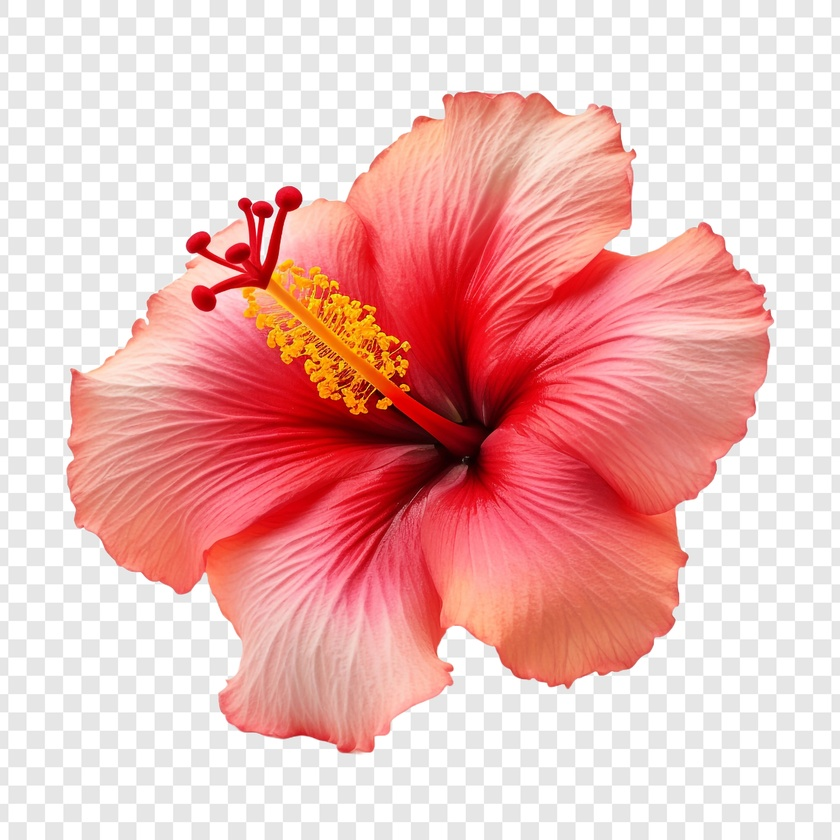
%> input picture Semester_VI/cse_3213/img/hibiscus_flower.jpg, 840 x 840 px, shrunk from 2500 x 2500 before the run
$ octave lab2_2_binary_conversion.m   (GNU Octave 9; MATLAB toolbox functions it lacks are replaced by stand-ins)
%> lines starting %> are read from the running program, lines starting %| are printed output that depends on the picture; in (x1, y1, x2, y2) boxes, pixels count from 0 and x2, y2 are one past the last pixel; in counts of white or black regions, pixels touching at a corner belong together; the program's own positions count from 1
%img read
originalImg = imread('img\hibiscus_flower.jpg');
%> originalImg is the input picture: size 840x840x3 uint8; mean R, G, B 235.9, 184.9, 182.2

%img display
figure;
subplot(4,3,1);
imshow(originalImg);
title('Original Image');
disp('Original color image display done');

gray_img = rgb2gray(originalImg);
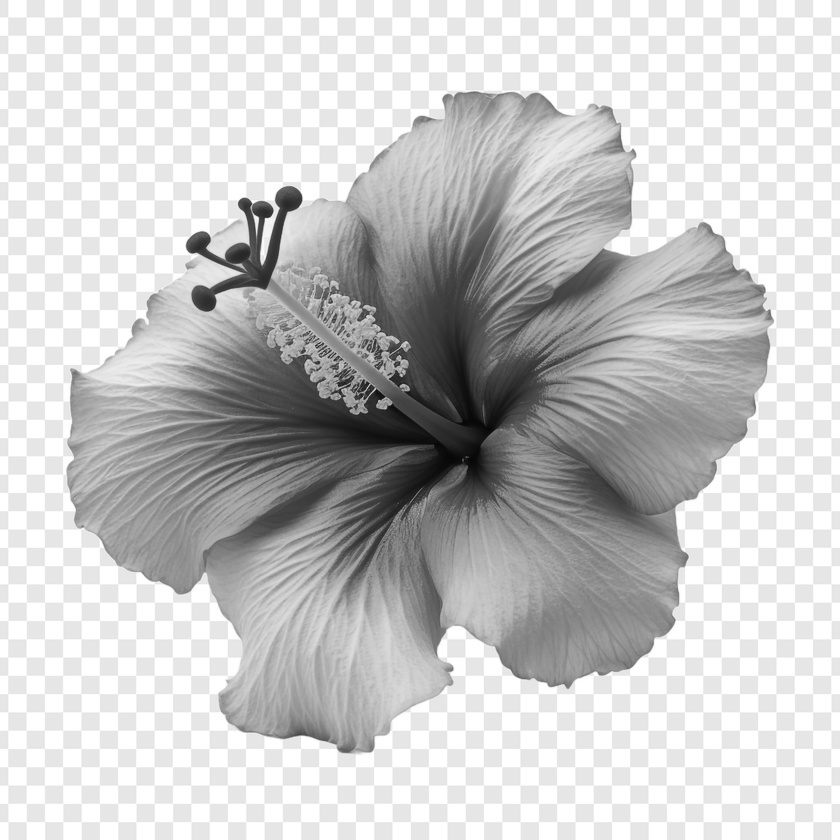
%> gray_img: size 840x840 uint8; min 5, max 255, mean 199.8
subplot(4,3,2);s
%> (this line was passed over: s is not available in this run)
imshow(gray_img);
title('Gray Image');

%-----RGB to binary-----

threshold1 = 128;  % Mid-range value
binary_img1 = rgb2gray(originalImg) > threshold1;
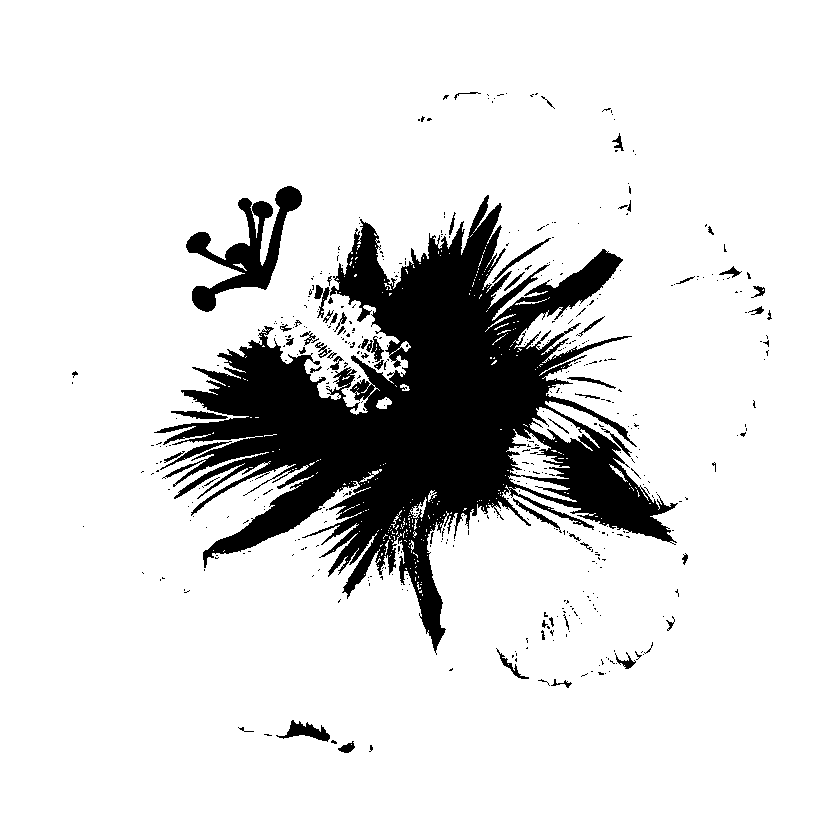
%> binary_img1: size 840x840 logical; 86.8% white; 485 black regions (424 under 20 px), largest, box (x1, y1, x2, y2) and area: (154, 195, 678, 655) 82310, (186, 186, 302, 312) 4655, (276, 720, 330, 742) 503
subplot(4,3,4);
imshow(binary_img1);
title('RGB to binary -> Mid-range');

threshold2 = 0.7 * max(originalImg(:));  % 70% of max intensity
%> threshold2 = 179
binary_img2 = rgb2gray(originalImg) > threshold2;
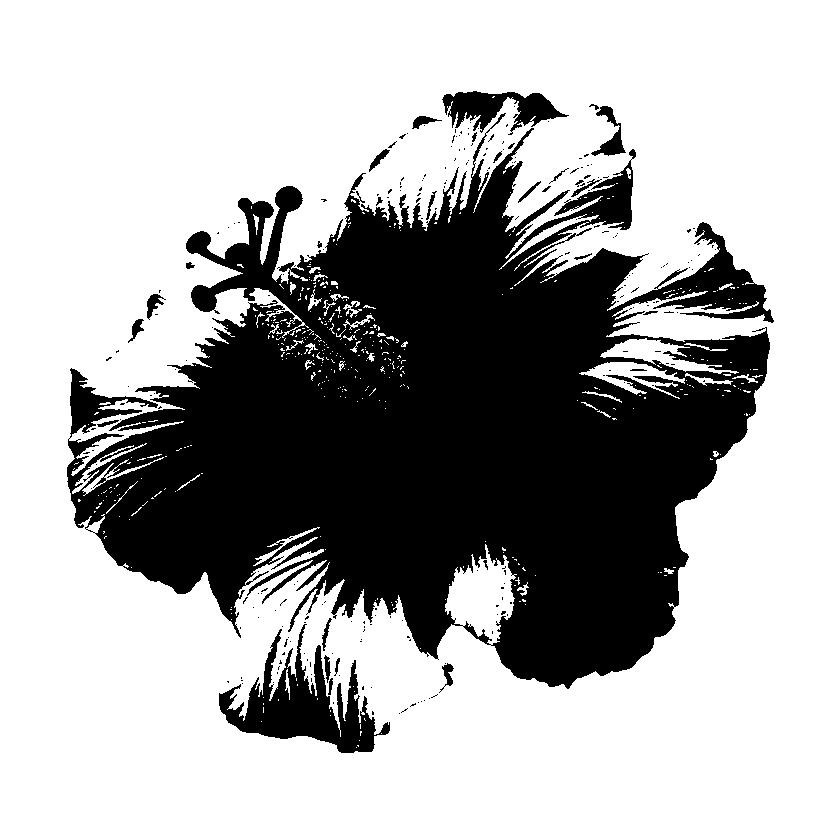
%> binary_img2: size 840x840 logical; 67.9% white; 247 black regions (217 under 20 px), largest, box (x1, y1, x2, y2) and area: (67, 113, 774, 689) 212464, (219, 624, 390, 753) 8144, (442, 91, 569, 135) 2678
subplot(4,3,5);
imshow(binary_img2);
title('70%');

threshold3 = mean(originalImg(:)); %mean intensity threshold
%> threshold3 = 201
binary_img3 = rgb2gray(originalImg) > threshold3;
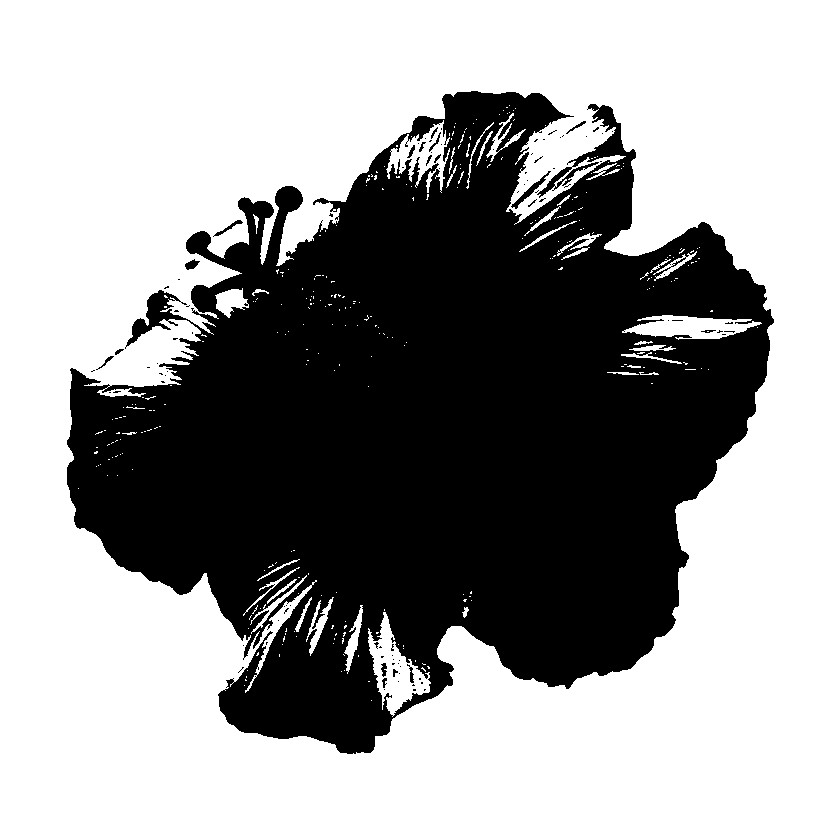
%> binary_img3: size 840x840 logical; 60.9% white; 99 black regions (81 under 20 px), largest, box (x1, y1, x2, y2) and area: (67, 91, 774, 754) 274711, (511, 171, 551, 209) 229, (213, 220, 243, 237) 98
subplot(4,3,6);
imshow(binary_img3);
title('mean');

%-----Grey to  binary-----
%Grey to binary using threshold

%fixed threshold
threshold = 150;  % Experiment with values
binary_fixed = gray_img > threshold;
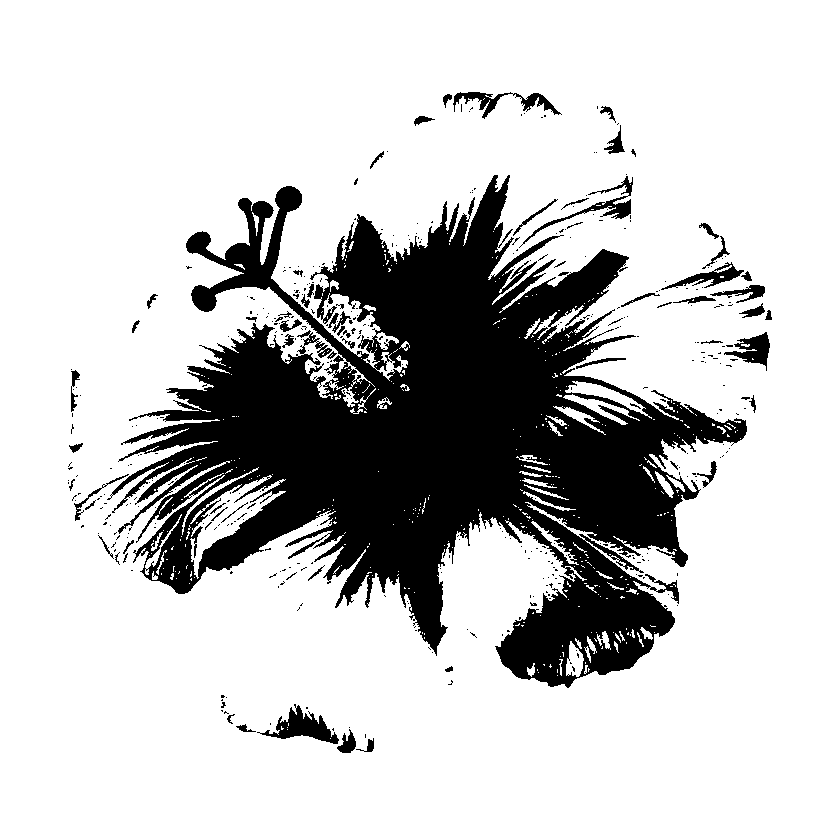
%> binary_fixed: size 840x840 logical; 78.5% white; 429 black regions (365 under 20 px), largest, box (x1, y1, x2, y2) and area: (107, 175, 747, 688) 141441, (257, 704, 339, 744) 1242, (519, 176, 633, 248) 866
subplot(4,3,7);
imshow(binary_fixed);
title('Grey to binary Image');

%Otsu's Automatic Thresholding
level = graythresh(gray_img);  % Returns normalized threshold (0-1)
%> level = 0.706
binary_otsu = imbinarize(gray_img, level);
%> binary_otsu: size 840x840 logical; 67.6% white; 234 black regions (209 under 20 px), largest, box (x1, y1, x2, y2) and area: (67, 91, 774, 689) 217053, (219, 624, 390, 753) 8470, (589, 104, 626, 156) 649
subplot(4,3,8);
imshow(binary_otsu);s
%> (this line was passed over: s is not available in this run)
title('Otsus Automatic Thresholding');

%Adaptive Thresholding
binary_adapt = imbinarize(gray_img, 'adaptive');
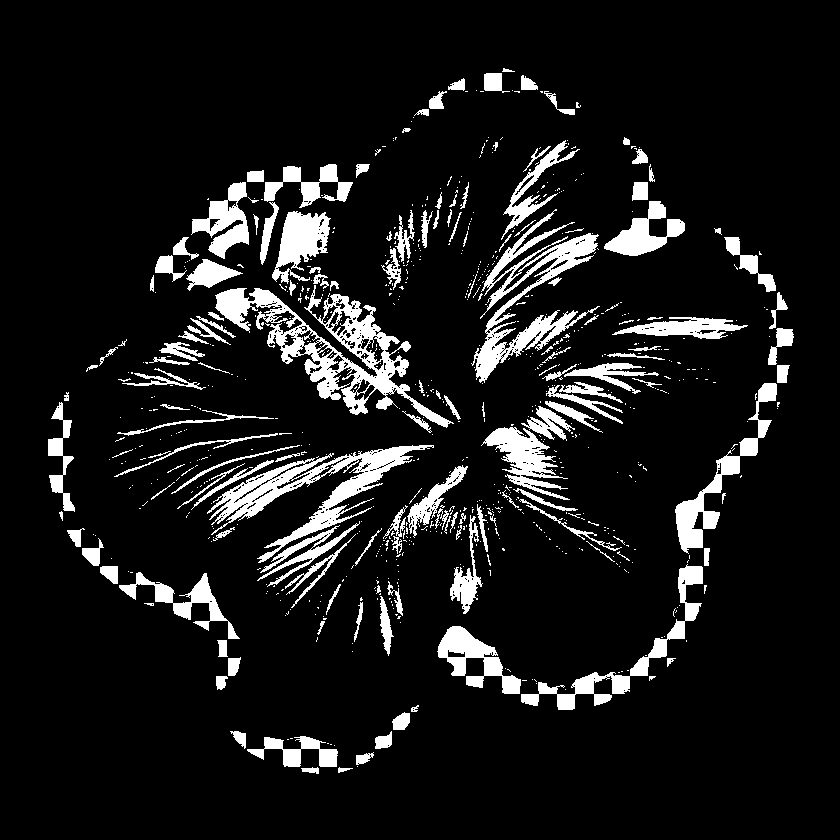
%> binary_adapt: size 840x840 logical; 9.9% white; 782 white regions (632 under 20 px), largest, box (x1, y1, x2, y2) and area: (215, 285, 454, 428) 8296, (207, 445, 434, 563) 6047, (471, 209, 600, 383) 5589
subplot(4,3,9);
imshow(binary_adapt);
title('Adaptive Thresholding');
